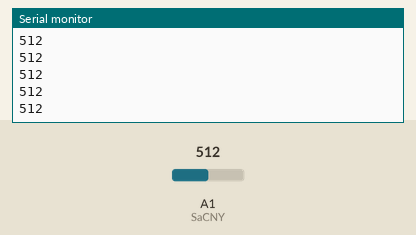
Recording of a sketch running on a simulated Arduino Uno, built with avr-gcc and run on an emulated ATmega328P. On the bench: the last lines printed to the serial monitor. The inputs (shaded band) are chosen by the test bench; at power-on: A1 (SaCNY) = 512.

Above: at 1.2 s.
1.3 s: A1 (SaCNY) set to 716
At 2.1 s:
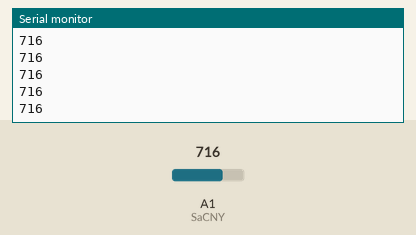
2.8 s: A1 (SaCNY) set to 900
At 3.3 s:
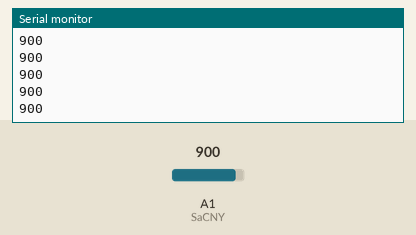
Timing chart, 0 to 5.8 s (numbered marks = the images above; inputs shaded):
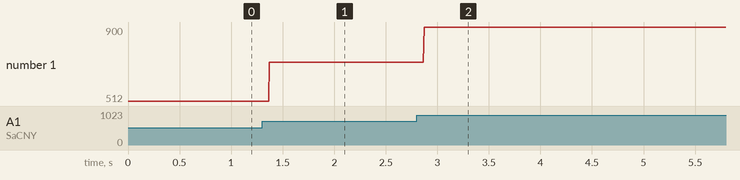

The sketch:

Cny70_test.ino
```cpp
#define SaCNY A1
#define SoCNY A0

void setup() {
  pinMode(SaCNY,INPUT);
  pinMode(SoCNY,INPUT);
  Serial.begin(9600);
}

void loop() {
  Serial.println(analogRead(SaCNY));

}
```

Measured:
- after the input at 1.3 s, the serial monitor: prints a new line after 0.07 s (image 1)
- after the input at 2.8 s, the serial monitor: prints a new line after 0.07 s (image 2)
- plotted number 1: 512 → 716 after the input at 1.3 s, 716 → 900 after the input at 2.8 s
